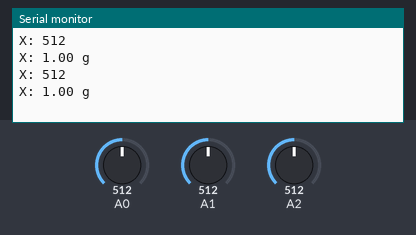
The sketch below on a simulated Arduino Uno, built with avr-gcc and run on an emulated ATmega328P. Shown: the last lines printed to the serial monitor. The test bench sets the inputs (shaded band); at power-on: A0 = 512, A1 = 512, A2 = 512.

Above: at 2.8 s.
2.9 s: A0 set to 716
At 4.5 s:
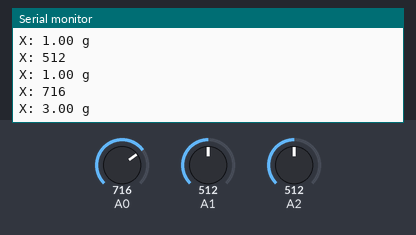
5.6 s: A0 set to 900
At 7.3 s:
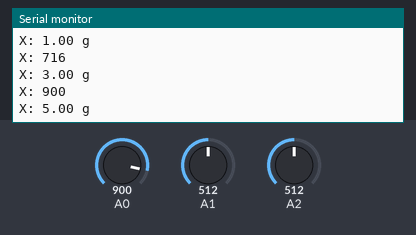
Timing chart, 0 to 8.8 s (numbered marks = the images above; inputs shaded):
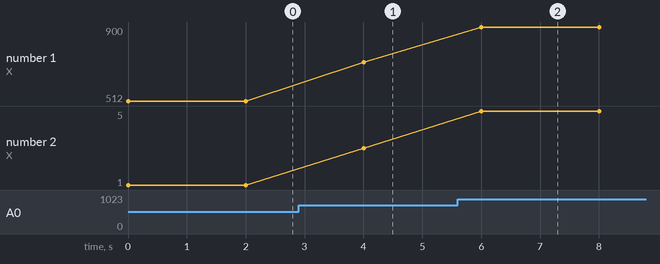

Measured:
- after the input at 2.9 s, the serial monitor: prints a new line after 1.1 s (image 1)
- after the input at 5.6 s, the serial monitor: prints a new line after 0.40 s (image 2)
- plotted number 1: 512 → 716 after the input at 2.9 s, 716 → 900 after the input at 5.6 s
- plotted number 2: 1 → 3 after the input at 2.9 s, 3 → 5 after the input at 5.6 s

The sketch:

accelerometerSensor.ino
```cpp
#include <Arduino.h>
boolean micro_is_5V = true;
int scale = 3;
void setup()
{
  // Initialize serial communication at 115200 baud
  Serial.begin(115200);
}
void loop()
{
  // Get raw accelerometer data for each axis
  int rawX = analogRead(A0);
  int rawY = analogRead(A1);
  int rawZ = analogRead(A2);
   float scaledX, scaledY, scaledZ; // Scaled values for each axis
  if (micro_is_5V) // microcontroller runs off 5V
  {
    scaledX = map(rawX, 0, 675, -scale, scale); // 3.3/5 * 1023 =~ 675
  }
  else // microcontroller runs off 3.3V
  {
    scaledX = map(rawX, 0, 1023, -scale, scale);
  }
   // Print out raw X,Y,Z accelerometer readings
  Serial.print("X: "); Serial.println(rawX);

  // Print out scaled X,Y,Z accelerometer readings
  Serial.print("X: "); Serial.print(scaledX); Serial.println(" g");
  delay(2000);

}
```
